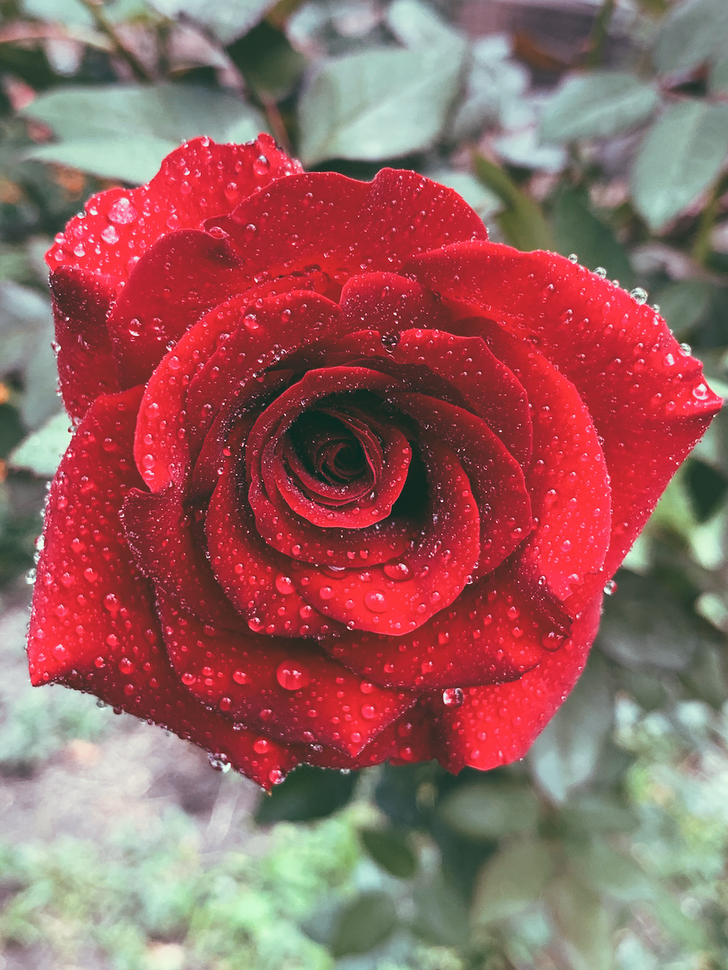
#> input picture IM_LAB_EXAM/img/SET-C.png, 728 x 970 px, shrunk from 1000 x 1333 before the run
$ python gray.py
#> lines starting #> are read from the running program, lines starting #| are printed output that depends on the picture

import cv2
import numpy as np
import matplotlib.pyplot as plt

def compute_histogram(image):
    # Initialize an array to store the histogram values
    histogram = np.zeros(256, dtype=int)

    # Iterate over each pixel in the image
    for row in image:
        for pixel in row:
            # Get the pixel intensity value
            intensity = pixel

            # Increment the corresponding histogram bin
            histogram[intensity] += 1

    return histogram

def plot_histogram(histogram):
    # Create an array of bin values from 0 to 255
    bins = np.arange(256)

    # Plot the histogram
    plt.figure(figsize=(10, 6))
    plt.title('Grayscale Image Histogram')
    plt.xlabel('Pixel Intensity')
    plt.ylabel('Frequency')
    plt.bar(bins, histogram, color='gray', alpha=0.7)
    plt.show()

# Example usage
image = plt.imread('img/SET-C.png')
#> image is the input picture: shape (970, 728, 3) float32; mean R, G, B 0.593, 0.392, 0.382
grayscale_image =  cv2.imread("img/SET-C.png", cv2.IMREAD_GRAYSCALE)  # Convert to grayscale
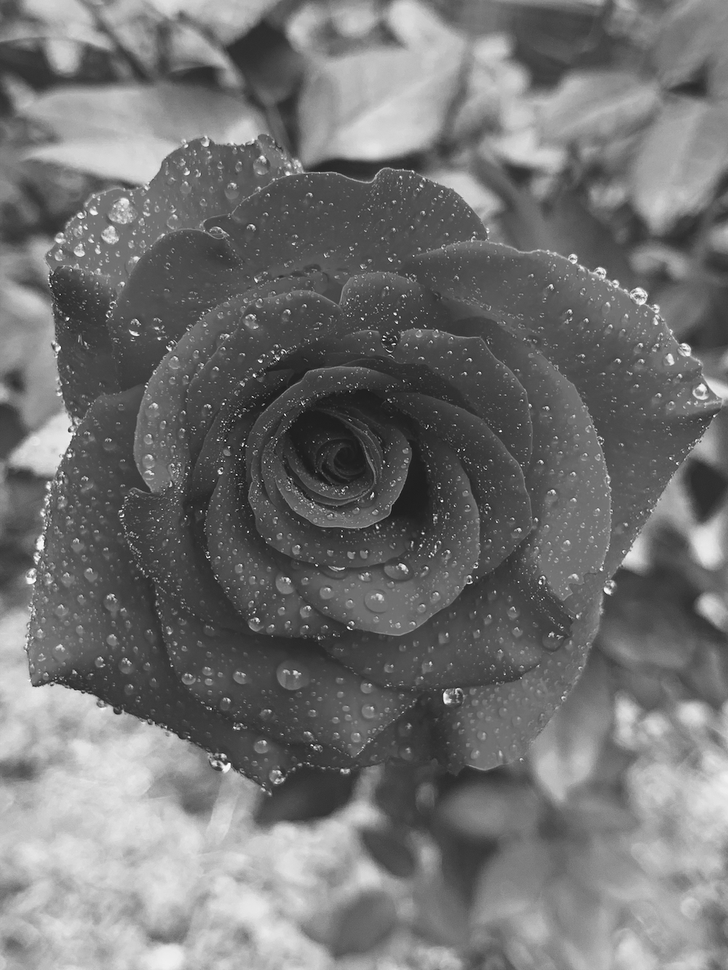
#> grayscale_image: shape (970, 728); min 3, max 254, mean 114.4
histogram = compute_histogram(grayscale_image)
#> after the loop in compute_histogram, `for row in image:`: histogram = 256 values, max 9924 at index 77, min 0 at index 0, mean 2758.4
plot_histogram(histogram)
#> in plot_histogram, `plt.show()`:
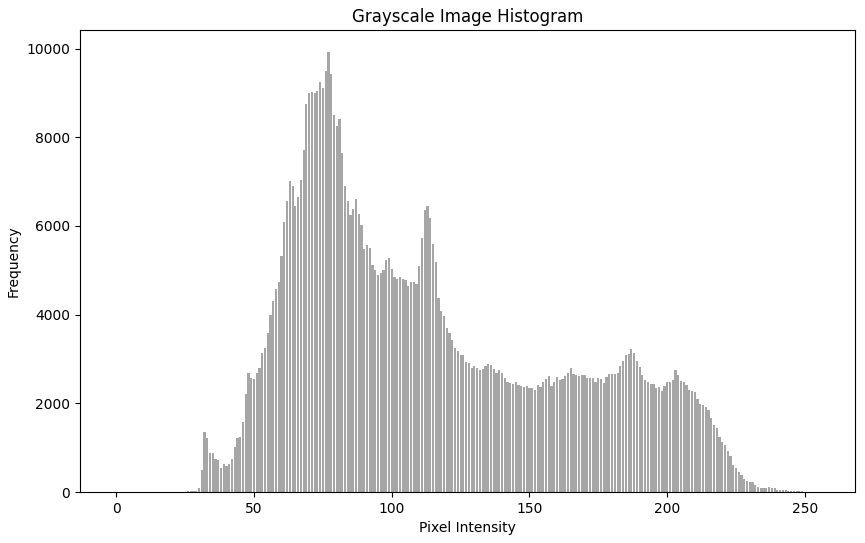
#> figure drawn by matplotlib, 1 panel; tallest bar 9924 high, from x = 76.6 to 77.4

$ run again, with IM_LAB_EXAM/img/lake.png copied over IM_LAB_EXAM/img/SET-C.png
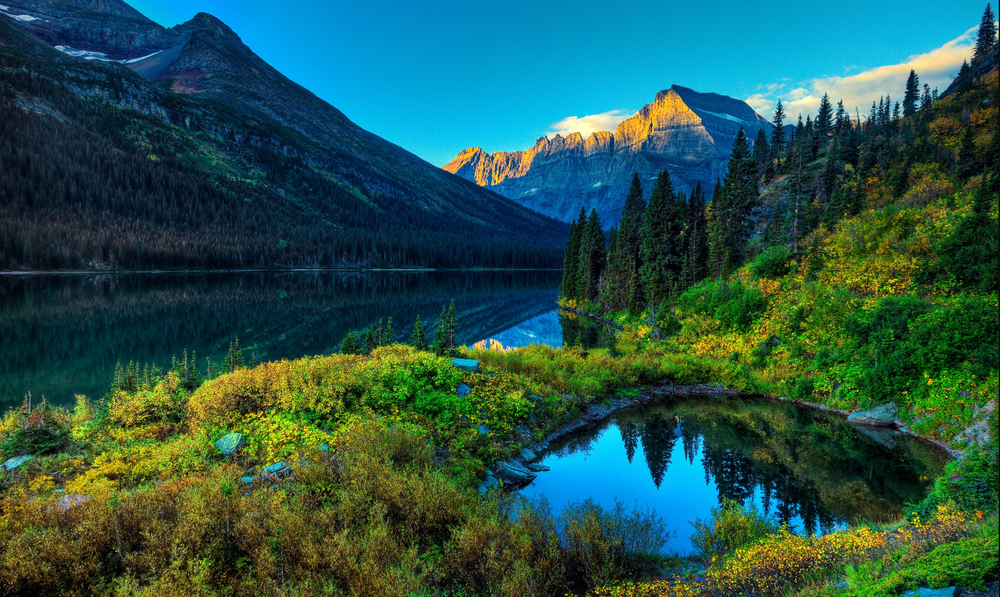
#> input picture IM_LAB_EXAM/img/lake.png, 1000 x 597 px, shrunk from 1612 x 963 before the run
#> image is the input picture: shape (597, 1000, 4) float32; mean R, G, B, A 0.148, 0.331, 0.297, 1
#> `grayscale_image =  cv2.imread("img/SET-C.png", cv2.IMREAD_GRAYSCALE)`:
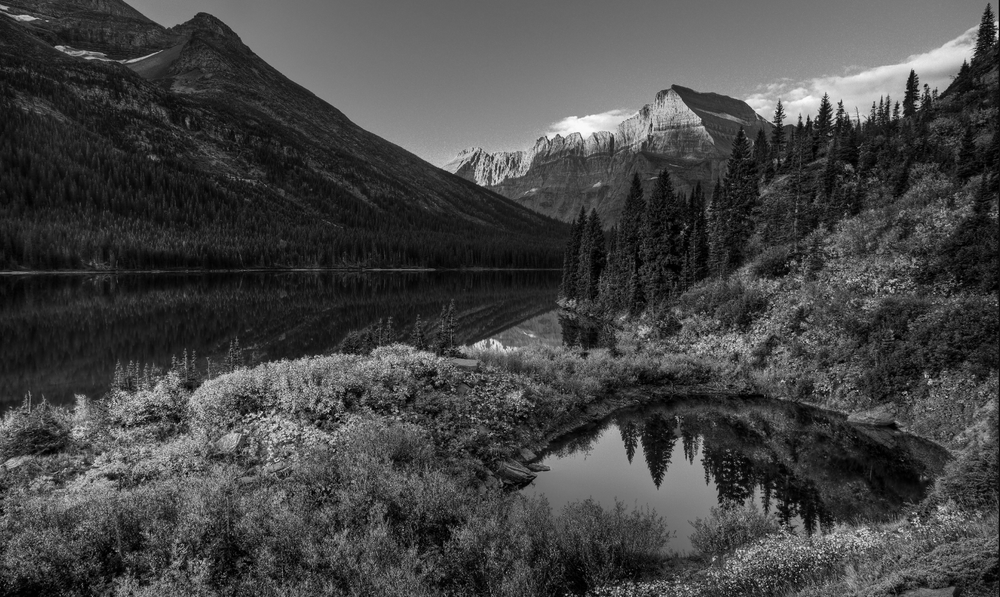
#> grayscale_image: shape (597, 1000); min 0, max 251, mean 68.9
#> after the loop in compute_histogram, `for row in image:`: histogram = 256 values, max 8486 at index 28, min 0 at index 252, mean 2332
#> in plot_histogram, `plt.show()`:
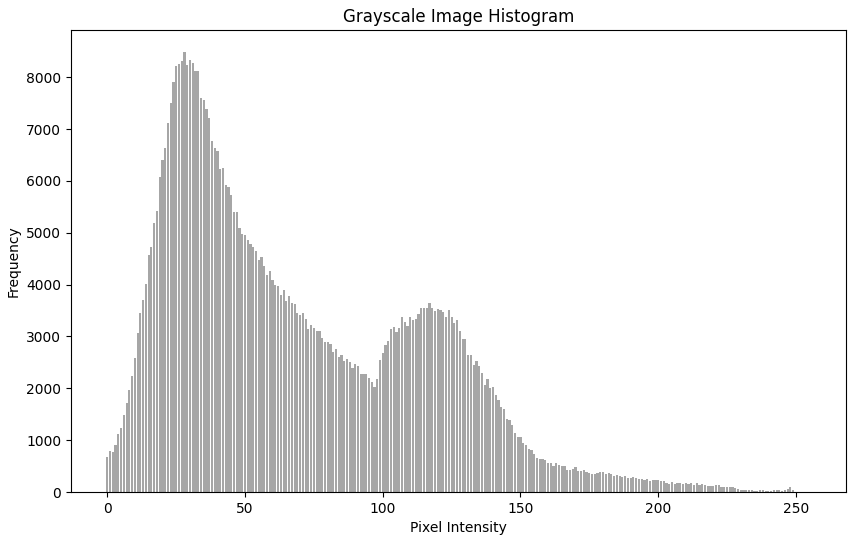
#> figure drawn by matplotlib, 1 panel; tallest bar 8486 high, from x = 27.6 to 28.4
